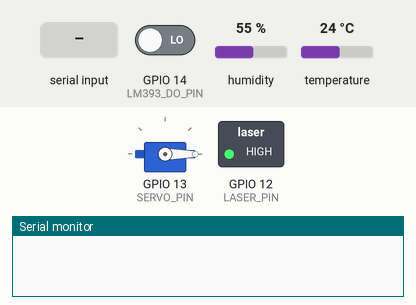
Simulated run of this sketch. Board: ESP32-S3. Parts: servo, switched loads named in the sketch (green lamp = pin HIGH), the last lines printed to the serial monitor. The test bench sets the inputs (shaded band); at power-on: GPIO 14 (LM393_DO_PIN) LOW, humidity 55 %, temperature 24 °C.

Above: at 1.2 s.
1.3 s: "XUATDIA_90\n" received over Serial
At 1.7 s:
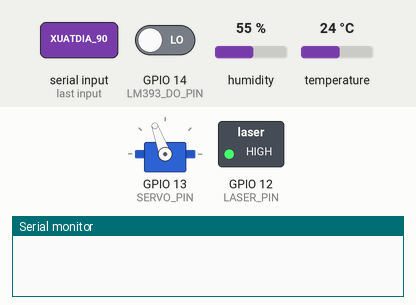
3.4 s: GPIO 14 (LM393_DO_PIN) driven HIGH
At 5.9 s:
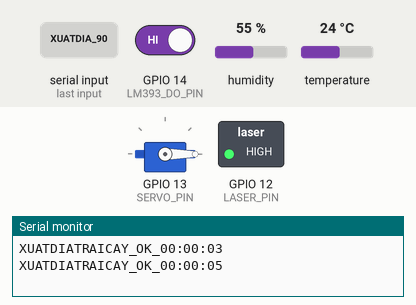
6.9 s: GPIO 14 (LM393_DO_PIN) driven LOW
At 8.1 s:
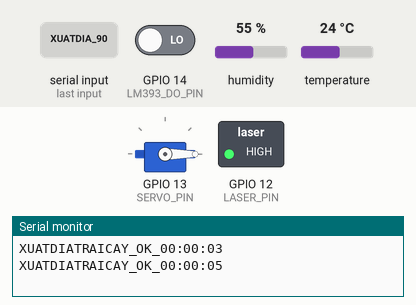
Timing chart, 0 to 9.9 s (numbered marks = the images above; inputs shaded):
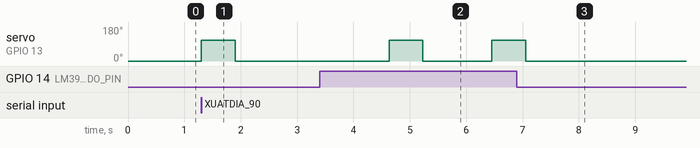

The sketch:

esp32_vending_controller.ino
```cpp
/*
 * Firmware ESP32-S3 N16R8 - May Ban Trai Cay Tu Dong (1 Khay / 1 Cot)
 * Thu vien can cai trong Arduino IDE:
 *   1. ESP32Servo (Kevin Harrington)
 *   2. DHT sensor library (Adafruit) + Adafruit Unified Sensor
 *
 * Giao thuc USB Serial (Baudrate: 115200, ket thuc moi dong bang \n):
 *   Nhan tu Java:
 *     - DONGBOGIO_hh:mm:ss
 *     - XUATDIA_n
 *   Gui len Java:
 *     - MOITRUONG_nhiet_am_hh:mm:ss
 *     - XUATDIATRAICAY_OK_hh:mm:ss
 *     - XUATDIATRAICAY_KET_hh:mm:ss
 *     - PHATHIEN_GIANLAN_hh:mm:ss
 */

#include <Arduino.h>
#include <ESP32Servo.h>
#include <DHT.h>

// ==================== CAU HINH CHAN GPIO ESP32-S3 N16R8 ====================
#define SERVO_PIN         13   // Chan tin hieu PWM dieu khien Servo day dia
#define LM393_DO_PIN      14   // Chan DO cua module quang tro LM393 (nhan tia Laser)
#define LASER_PIN         12   // Chan cap/bat Diode Laser (hoac noi thang nguon 3.3V/5V)
#define DHT_PIN           4    // Chan DATA cam bien nhiet am DHT11 / DHT22
#define DHT_TYPE          DHT22

// Muc logic chan DO cua LM393 khi tia Laser BI CAT (dia trai cay roi ngang qua).
// Tuy module co the dao lai thanh LOW neu module LM393 xuat muc LOW khi toi.
#define LASER_BROKEN_LEVEL HIGH

// Goc quay Servo day dia (chinh lai cho khop co khi thuc te)
#define SERVO_REST_ANGLE  0
#define SERVO_PUSH_ANGLE  110
#define SERVO_HOLD_MS     600

#define DISPENSE_TIMEOUT_MS 5000UL   // Qua 5 giay khong cat tia Laser => Bao KET
#define ENV_INTERVAL_MS     5000UL   // Gui nhiet do / do am moi 5 giay
#define FRAUD_COOLDOWN_MS   2500UL   // Chong spam canh bao gian lan lien tuc

Servo trayServo;
DHT dht(DHT_PIN, DHT_TYPE);

// ==================== DONG HO MEM BANG MILLIS() ====================
unsigned long syncBaseSeconds = 0;
unsigned long syncMillis = 0;

unsigned long lastEnvMillis = 0;
unsigned long lastFraudAlertMillis = 0;
bool isDispensingActive = false;
String serialInputBuffer = "";

String getCurrentTimeString() {
  unsigned long elapsedSec = (millis() - syncMillis) / 1000UL;
  unsigned long currentSecOfDay = (syncBaseSeconds + elapsedSec) % 86400UL;

  unsigned long hh = currentSecOfDay / 3600UL;
  unsigned long mm = (currentSecOfDay % 3600UL) / 60UL;
  unsigned long ss = currentSecOfDay % 60UL;

  char buf[9];
  snprintf(buf, sizeof(buf), "%02lu:%02lu:%02lu", hh, mm, ss);
  return String(buf);
}

void syncClockFromString(const String& timeStr) {
  int firstColon = timeStr.indexOf(':');
  int secondColon = timeStr.lastIndexOf(':');
  if (firstColon > 0 && secondColon > firstColon) {
    unsigned long hh = timeStr.substring(0, firstColon).toInt();
    unsigned long mm = timeStr.substring(firstColon + 1, secondColon).toInt();
    unsigned long ss = timeStr.substring(secondColon + 1).toInt();
    if (hh < 24 && mm < 60 && ss < 60) {
      syncBaseSeconds = hh * 3600UL + mm * 60UL + ss;
      syncMillis = millis();
    }
  }
}

bool isLaserBeamBroken() {
  if (digitalRead(LM393_DO_PIN) == LASER_BROKEN_LEVEL) {
    delay(20); // Chong doi tin hieu (debounce) 20ms
    return digitalRead(LM393_DO_PIN) == LASER_BROKEN_LEVEL;
  }
  return false;
}

void pushOneDishWithServo() {
  trayServo.write(SERVO_PUSH_ANGLE);
  delay(SERVO_HOLD_MS);
  trayServo.write(SERVO_REST_ANGLE);
}

void executeDispenseQuantity(int quantity) {
  if (quantity <= 0) {
    return;
  }
  isDispensingActive = true;

  for (int i = 0; i < quantity; i++) {
    pushOneDishWithServo();

    unsigned long waitStart = millis();
    bool dishDetected = false;
    while (millis() - waitStart <= DISPENSE_TIMEOUT_MS) {
      if (isLaserBeamBroken()) {
        dishDetected = true;
        break;
      }
      delay(10);
    }

    if (dishDetected) {
      Serial.println("XUATDIATRAICAY_OK_" + getCurrentTimeString());
      // Cho dia roi han qua khoi tia Laser truoc khi day dia tiep theo
      unsigned long settleStart = millis();
      while (millis() - settleStart < 1200UL) {
        delay(20);
      }
    } else {
      Serial.println("XUATDIATRAICAY_KET_" + getCurrentTimeString());
      break; // Dung ngay vong lap xuat cac dia con lai neu bi ket
    }
  }

  lastFraudAlertMillis = millis();
  isDispensingActive = false;
}

void handleSerialCommand(String cmd) {
  cmd.trim();
  if (cmd.length() == 0) {
    return;
  }

  if (cmd.startsWith("DONGBOGIO_")) {
    String timePart = cmd.substring(String("DONGBOGIO_").length());
    syncClockFromString(timePart);
  } else if (cmd.startsWith("XUATDIA_")) {
    int qty = cmd.substring(String("XUATDIA_").length()).toInt();
    if (qty > 0) {
      executeDispenseQuantity(qty);
    }
  }
}

void sendEnvironmentTelemetry() {
  float hum = dht.readHumidity();
  float temp = dht.readTemperature();
  if (!isnan(hum) && !isnan(temp)) {
    String msg = "MOITRUONG_" + String(temp, 1) + "_" + String(hum, 1) + "_" + getCurrentTimeString();
    Serial.println(msg);
  }
}

void setup() {
  Serial.begin(115200);
  pinMode(LM393_DO_PIN, INPUT);
  pinMode(LASER_PIN, OUTPUT);
  digitalWrite(LASER_PIN, HIGH); // Bat tia Laser lien tuc

  trayServo.attach(SERVO_PIN);
  trayServo.write(SERVO_REST_ANGLE);

  dht.begin();
  syncMillis = millis();
}

void loop() {
  // 1. Doc lenh tu Java qua USB Serial
  while (Serial.available() > 0) {
    char c = (char)Serial.read();
    if (c == '\n') {
      handleSerialCommand(serialInputBuffer);
      serialInputBuffer = "";
    } else if (c != '\r') {
      serialInputBuffer += c;
    }
  }

  // 2. Phat hien gian lan / roi bat thuong khi khong co lenh XUATDIA_n
  if (!isDispensingActive && (millis() - lastFraudAlertMillis > FRAUD_COOLDOWN_MS)) {
    if (isLaserBeamBroken()) {
      Serial.println("PHATHIEN_GIANLAN_" + getCurrentTimeString());
      lastFraudAlertMillis = millis();
    }
  }

  // 3. Dinh ky moi 5 giay gui nhiet do & do am len Java
  if (millis() - lastEnvMillis >= ENV_INTERVAL_MS) {
    lastEnvMillis = millis();
    sendEnvironmentTelemetry();
  }
}
```

Measured:
- after the input at 1.3 s, servo on GPIO 13 (SERVO_PIN): 0° → 110° at once, → 0° 0.60 s later
- after the input at 3.4 s, servo on GPIO 13 (SERVO_PIN): 0° → 110° after 1.2 s, → 0° 0.60 s later, → 110° 1.2 s later
- after the input at 6.9 s, servo on GPIO 13 (SERVO_PIN): goes on until 7.1 s, then stays 0°
